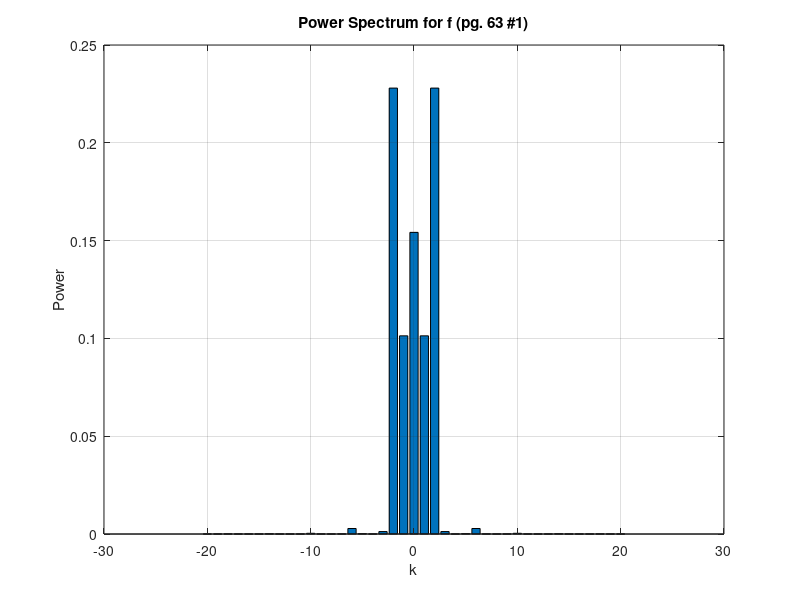

Source code (MATLAB):
% % Page 58
% % Problem 3
% % Parts i-v, ix, x
% 
% f_i = fft([0;5], 4096);
% f_ii = real(f_i);
% f_iii = imag(f_i);
% f_iv = fft([0;0;0;-2i], 4096);
% f_v = conj(f_iv);
% 
% % figure(1);
% % plot(f_i);grid;pbaspect([1 1 1]);
% % 
% % figure(2);
% % plot(f_ii);grid;pbaspect([1 1 1]);
% % 
% % figure(3);
% % plot(f_iii);grid;pbaspect([1 1 1]);
% % 
% % figure(4);
% % plot(f_iv);grid;pbaspect([1 1 1]);
% % 
% % figure(5);
% % plot(f_v);grid;pbaspect([1 1 1]);
% 
% % figure(6);
% % comet(real(f_iv), imag(f_iv));grid;pbaspect([1 1 1]);
% 
% figure(7);
% comet(real(fft([0;0;3i], 4096)),imag(fft([0;0;-3i],4096)));grid;pbaspect([1 1 1]);


% Page 63
% Problem 1

% Part a
t = (0:2^14-1)*2*pi/(2^14);
f=t.*(t<=pi/2)+(3*pi/2-2*t).*(pi/2<t)-(3*pi/2-2*t).*(pi<t)+(-5*pi/2+2*t).*(pi<t)-(-5*pi/2+2*t).*(3*pi/2<t)+(2*pi-t).*(3*pi/2<t);
a=ifft(f);
bar((0:10),abs(a(1:11)).^2);grid;
%largest frequencies: 0, 1, 2, 3, 5, 6, 10
fprintf('a_0 = ');disp(a(1));
fprintf('2a_1 = ');disp(2*a(2));
fprintf('2a_2 = ');disp(2*a(3));
fprintf('2a_3 = ');disp(2*a(4));
fprintf('2a_5 = ');disp(2*a(6));
fprintf('2a_6 = ');disp(2*a(7));
fprintf('2a_10 = ');disp(2*a(11));

%part b

%part c
p=zeros(1,2^14);
p=p+real(a(1));
for k=1:10;p=p+2*real(a(k+1)*exp(-1i*k*t));end
plot(t,f);grid;hold on;plot(t,p,'r');
err = norm(ifft(f-p))^2

%part d
b = zeros(1, 20); for k=1:20;b(k)=a(k+1);end
b=[conj(b(20:-1:1)),a(1),b];
hold off;bar((-20:20),abs(b).^2);grid;
title('Power Spectrum for f (pg. 63 #1)');
xlabel('k');
ylabel('Power');
